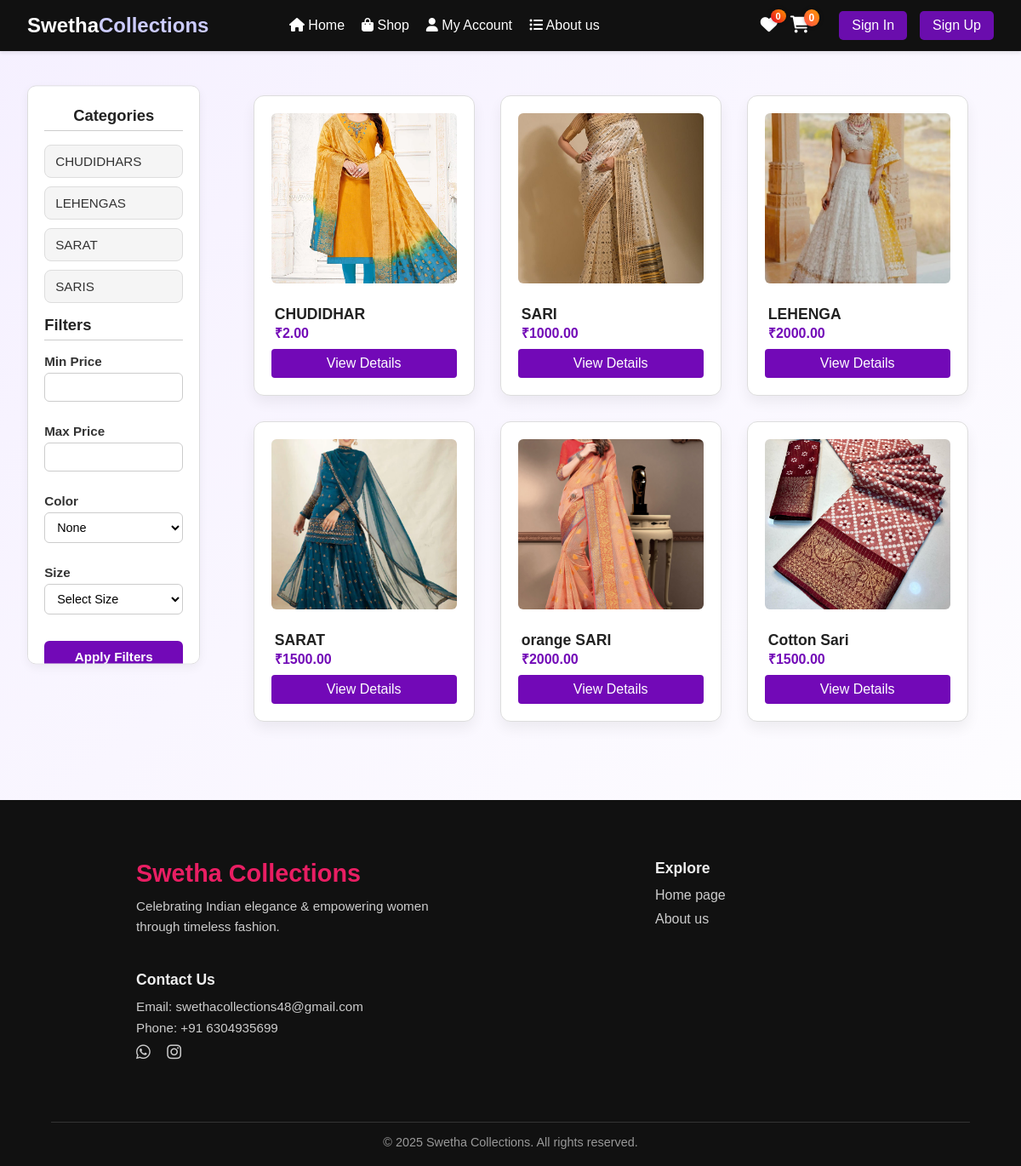
The app's page /shop/ with its own data.
### store/models.py (models this page shows, shortened)
class Category(models.Model):
    title = models.CharField(max_length=100)
    image = models.ImageField(upload_to="images/", null=True, blank=True)
    slug = models.SlugField(unique=True)
    cid = models.SlugField(max_length=255, unique=True)
    class Meta:
        verbose_name_plural = "Categories"  # Fixed Typo
        ordering = ['title']

class Product(models.Model):
    name = models.CharField(max_length=100)
    image = models.FileField(upload_to="images/", blank=True, null=True, default="images/product.jpg")
    description = CKEditor5Field('Text', config_name='extends')
    category = models.ForeignKey(Category, on_delete=models.SET_NULL, null=True, blank=True)
    price = models.DecimalField(max_digits=12, decimal_places=2, default=0.00, null=True, blank=True)
    regular_price = models.DecimalField(max_digits=12, decimal_places=2, default=0.00, null=True, blank=True)
    stock = models.PositiveIntegerField(default=0, null=True, blank=True)
    shipping = models.DecimalField(max_digits=12, decimal_places=2, default=0.00, null=True, blank=True)
    status = models.CharField(choices=[("Published", "Published"), ("Draft", "Draft")], max_length=50, default="Published")
    feature = models.BooleanField(default=False, verbose_name="Marketplace Featured")
    sku = ShortUUIDField(unique=True, length=5, max_length=50, prefix="SKU", alphabet="1234567890")
    slug = models.SlugField(null=True, blank=True)
    date = models.DateTimeField(default=timezone.now)

### store/views.py (the view, shortened to what this page needs)
# urls.py: path("shop/", views.shop_view, name="shop"),
def shop_view(request):
    categories = Category.objects.all()
    products = Product.objects.filter(status="Published")
    category_cid = request.GET.get('category')
    if category_cid:
      products = products.filter(category__cid=category_cid)
    min_price = request.GET.get('min_price')
    max_price = request.GET.get('max_price')
    if min_price and max_price:
        products = products.filter(price__gte=min_price, price__lte=max_price)
    color_param = request.GET.get('color')
    size_param = request.GET.get('size')
    filtered_products = []
    for product in products:
        product.variant_image_url = None
        filtered_products.append(product)
    sizes = VariantItem.objects.filter(
        variant__name__icontains="size"
    ).values_list('content', flat=True).distinct()
    colors = VariantItem.objects.filter(
        variant__name__icontains="color"
    ).values_list('content', flat=True).distinct()
    context = {
        'categories': categories,
        'products': filtered_products,
        'sizes': sizes,
        'colors': colors,
    }
    return render(request, 'store/shop.html', context)

### store/context_processors.py (called while the page is built)
def wishlist_count(request):
    if request.user.is_authenticated:
        count = Wishlist.objects.filter(user=request.user).count()
    else:
        count = 0
    return {'wishlist_count': count}

### templates/store/shop.html (shortened to what this page needs)
{% extends "store/base.html" %}
{% load static %}
{% block content %}
<div class="shop-container">
  <aside id="filters" class="filter-sidebar" style="position: sticky;">
    <h4>Categories</h4>
    <ul>
      {% for category in categories %}
       <li><a href="?category={{ category.cid }}">{{ category.title }}</a></li>
      {% endfor %}
    </ul>
    <div class="filter-section-title">Filters</div>
   <form method="get" action="{{ request.path }}">
      <div class="form-group">
        <label for="min_price">Min Price</label>
        <input type="number" name="min_price" value="{{ request.GET.min_price }}">
      </div>
      <div class="form-group">
        <label for="max_price">Max Price</label>
        <input type="number" name="max_price" value="{{ request.GET.max_price }}">
      </div>
      <div class="form-group">
        <label for="color">Color</label>
        <select name="color">
          {% for c in colors %}
            <option value="{{ c }}" {% if request.GET.color == c %}selected{% endif %}>{{ c }}</option>
          {% endfor %}
        </select>
      </div>
      <div class="form-group">
        <label for="size">Size</label>
        <select name="size">
          <option value="">Select Size</option>
        </select>
      </div>
      <button type="submit" class="btn">Apply Filters</button>
    </form>
  </aside>
  <div class="product-container">
    <section class="product-grid">
      {% for product in products %}
        <div class="product-card">
          {% if product.variant_image_url %}
            <img src="{{ product.variant_image_url }}" alt="{{ product.name }}">
          {% else %}
            <img src="{{ product.image.url }}" alt="{{ product.name }}">
          {% endif %}
          <h5>{{ product.name }}</h5>
          <p class="price">₹{{ product.price }}</p>
          <a href="{% url 'store:product_detail' product.slug %}" class="add-to-cart-btn">View Details</a>
        </div>
      {% endfor %}
    </section>
  </div>
</div>
{% endblock %}

### static/index.css (style rules this page uses)
* { margin: 0; padding: 0; box-sizing: border-box; font-family: 'Arial', sans-serif; }
body { color: #000; height: 100%; }
.product-grid { display: flex; justify-content: center; gap: 20px; flex-wrap: wrap; margin-top: 20px; }
.product-card { background: #fff; border-radius: 12px; padding: 20px; width: 250px; box-shadow: 0 4px 10px rgba(0,0,0,.1); text-align: center; padding-bottom: 0; display: flex; flex-direction: column; justify-content: space-between; }
.product-card img { width: 100%; height: auto; border-radius: 5px; }
.price { font-size: 18px; font-weight: 700; color: #000; margin: 8px 4px; text-align: left; }
@media (min-width: 992px) { .product-grid { grid-template-columns: repeat(3, 1fr) !important; } }

### static/login.css (style rules this page uses)
body, html { margin: 0; padding: 0; font-family: 'Segoe UI', sans-serif; background-size: cover; min-height: 100vh; }
.form-group { margin-bottom: 16px; text-align: left; }
.form-group label { display: block; margin-bottom: 6px; font-weight: 600; font-size: 14px; }
.form-group input { width: 100%; padding: 10px 12px; font-size: 14px; border: 1px solid #ccc; border-radius: 6px; }
button[type="submit"] { width: 100%; padding: 10px; background-color: #6a0dad; color: white; font-size: 15px; font-weight: 600; border: none; border-radius: 6px; cursor: pointer; }

### static/order-success.css (style rules this page uses)
:root { --primary: #6a0dad; --primary-600: #5c0c95; --surface: #ffffff; --bg: #f5f7fb; --text: #0f172a; --muted: #475569; --border: #e5e7eb; --success: #16a34a; --shadow: 0 12px 32px rgba(17, 24, 39, 0.08); }
body { background: var(--bg); color: var(--text); font-family: ui-sans-serif, system-ui, -apple-system, "Segoe UI", Roboto, "Helvetica Neue", Arial, "Noto Sans", "Apple Color Emoji", "Segoe UI Emoji"; -webkit-font-smoothing: antialiased; -moz-osx-font-smoothing: grayscale; }

### static/shop.css (style rules this page uses)
.shop-container { display: flex; align-items: flex-start; padding: 2rem; gap: 2rem; flex-wrap: nowrap; box-sizing: border-box; }
.filter-sidebar { top: 100px; height: calc(100vh - 120px); width: 350px; overflow-y: auto; background: #ffffff; border: 1px solid #ddd; padding: 1.5rem 1.2rem; border-radius: 10px; box-shadow: 0 4px 12px rgba(0,0,0,0.05); font-family: 'Segoe UI', sans-serif; }
.filter-sidebar h4 { font-size: 1.15rem; font-weight: 700; color: #222; margin-bottom: 1rem; border-bottom: 1px solid #ccc; padding-bottom: 0.4rem; text-align: center; margin-top: 0; }
.filter-sidebar ul { list-style: none; padding-left: 0; margin: 0; display: flex; flex-direction: column; gap: 10px; }
.filter-sidebar ul li a { display: block; background-color: #f5f5f5; color: #333; font-size: 0.95rem; font-weight: 500; text-align: left; text-decoration: none; padding: 10px 12px; border-radius: 8px; border: 1px solid #ddd; transition: all 0.25s ease-in-out; }
.filter-sidebar label { font-weight: 600; display: block; margin-bottom: 0.3rem; font-size: 0.95rem; color: #333; }
.filter-sidebar input[type="number"], .filter-sidebar select { width: 100%; padding: 8px 10px; font-size: 0.9rem; border: 1px solid #ccc; border-radius: 6px; background-color: #fff; margin-bottom: 1rem; box-sizing: border-box; transition: border-color 0.2s; }
.filter-sidebar .btn { background-color: #7209b7; color: #fff; padding: 10px; font-size: 0.95rem; font-weight: 600; border: none; border-radius: 6px; width: 100%; cursor: pointer; transition: background 0.3s ease; }
.filter-section-title { font-size: 1.15rem; font-weight: 700; color: #222; margin-bottom: 1rem; margin-top: 15px; border-bottom: 1px solid #ccc; padding-bottom: 0.4rem; }
.form-group { margin-bottom: 5px; }
.product-grid { flex: 1; display: grid; grid-template-columns: repeat(auto-fit, minmax(240px, 1fr)); gap: 1.5rem; font-family: 'Segoe UI', sans-serif; }
.product-card { background: white; border: 1px solid #ddd; padding: 1rem; border-radius: 8px; text-align: center; transition: box-shadow 0.3s ease; box-shadow: 0 2px 4px rgba(0,0,0,0.03); }
.product-card img { width: 100%; height: 200px; object-fit: cover; margin-bottom: 1rem; border-radius: 4px; }
.product-card h5 { font-size: 1.1rem; font-weight: 600; margin-top: 10px; color: #222; text-align: left; padding-left: 4px; }
.product-card .price { font-weight: bold; color: #7209b7; font-size: 1rem; margin-bottom: 0.5rem; margin-top: 0px; }
.add-to-cart-btn { background-color: #7209b7; color: white; padding: 0.5rem 1rem; border: none; border-radius: 4px; text-decoration: none; display: inline-block; transition: background-color 0.3s; }

### records on screen
Category: title "CHUDIDHARS"
Category: title "LEHENGAS"
Category: title "SARAT"
Category: title "SARIS"
Product: image (picture), name "CHUDIDHAR", price "2.00"
Product: image (picture), name "SARI", price "1000.00"
Product: image (picture), name "LEHENGA", price "2000.00"
Product: image (picture), name "SARAT", price "1500.00"
Product: image (picture), name "orange SARI", price "2000.00"
Product: image (picture), name "Cotton Sari", price "1500.00"

### other values on screen
{{ wishlist_count|default:0 }} "0"
form field color "None"
